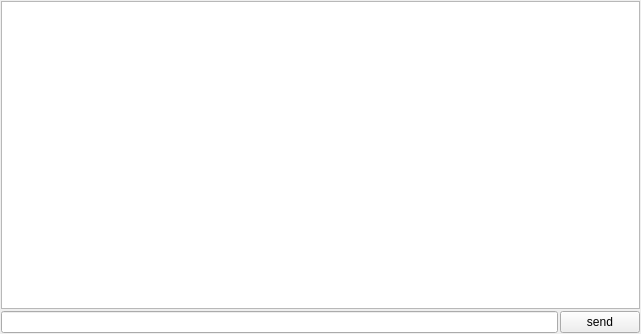
<?xml version="1.0" encoding="UTF-8"?>
<ui version="4.0">
 <class>cmdform</class>
 <widget class="QWidget" name="cmdform">
  <property name="geometry">
   <rect>
    <x>0</x>
    <y>0</y>
    <width>641</width>
    <height>334</height>
   </rect>
  </property>
  <property name="windowTitle">
   <string> </string>
  </property>
  <property name="windowIcon">
   <iconset>
    <normaloff>scientist.png</normaloff>scientist.png</iconset>
  </property>
  <layout class="QVBoxLayout" name="verticalLayout">
   <property name="spacing">
    <number>2</number>
   </property>
   <property name="leftMargin">
    <number>1</number>
   </property>
   <property name="topMargin">
    <number>1</number>
   </property>
   <property name="rightMargin">
    <number>1</number>
   </property>
   <property name="bottomMargin">
    <number>1</number>
   </property>
   <item>
    <widget class="QTextBrowser" name="tbOutput">
     <property name="html">
      <string>&lt;!DOCTYPE HTML PUBLIC &quot;-//W3C//DTD HTML 4.0//EN&quot; &quot;http://www.w3.org/TR/REC-html40/strict.dtd&quot;&gt;
&lt;html&gt;&lt;head&gt;&lt;meta name=&quot;qrichtext&quot; content=&quot;1&quot; /&gt;&lt;style type=&quot;text/css&quot;&gt;
p, li { white-space: pre-wrap; }
&lt;/style&gt;&lt;/head&gt;&lt;body style=&quot; font-family:'SimSun'; font-size:9pt; font-weight:400; font-style:normal;&quot;&gt;
&lt;p style=&quot;-qt-paragraph-type:empty; margin-top:0px; margin-bottom:0px; margin-left:0px; margin-right:0px; -qt-block-indent:0; text-indent:0px;&quot;&gt;&lt;br /&gt;&lt;/p&gt;&lt;/body&gt;&lt;/html&gt;</string>
     </property>
    </widget>
   </item>
   <item>
    <layout class="QHBoxLayout" name="horizontalLayout">
     <property name="spacing">
      <number>2</number>
     </property>
     <item>
      <widget class="QLineEdit" name="qlInput"/>
     </item>
     <item>
      <widget class="QPushButton" name="pbSend">
       <property name="text">
        <string>send</string>
       </property>
      </widget>
     </item>
    </layout>
   </item>
  </layout>
 </widget>
 <resources/>
 <connections/>
</ui>
